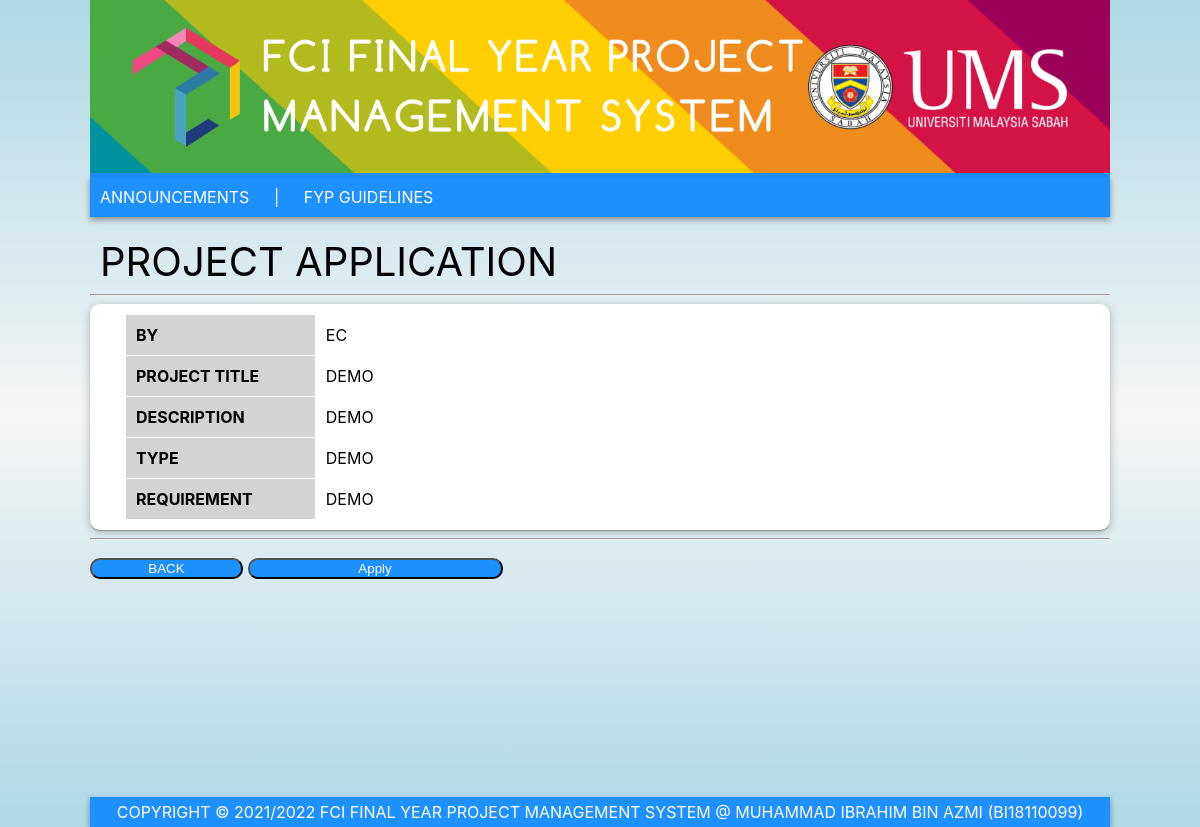
Screenshot of /view_project.php?id=3 with the database file from the repository.
### tables this page shows
CREATE TABLE `lecturer` (
  `id` int(11) NOT NULL,
  `lectID` varchar(50) NOT NULL,
  `programme` varchar(5) DEFAULT NULL,
  `lectName` varchar(100) DEFAULT NULL,
  `lectEmail` varchar(100) DEFAULT NULL,
  `lectPhone` varchar(100) DEFAULT NULL,
  `workload` int(20) DEFAULT 5,
  `workload_status` varchar(20) NOT NULL DEFAULT 'Ongoing',
  `code` mediumint(50) NOT NULL DEFAULT 0
);

CREATE TABLE `svproject` (
  `id` int(11) NOT NULL,
  `title` varchar(200) DEFAULT NULL,
  `description` varchar(500) DEFAULT NULL,
  `type` varchar(50) DEFAULT NULL,
  `requirement` varchar(500) DEFAULT NULL,
  `svid` varchar(25) DEFAULT NULL,
  `stud1` varchar(20) DEFAULT NULL,
  `stud2` varchar(20) DEFAULT NULL,
  `stud3` varchar(20) DEFAULT NULL,
  `status` varchar(15) NOT NULL DEFAULT 'Pending',
  `total_applicant` int(10) DEFAULT NULL
);

CREATE TABLE `footer` (
  `id` int(11) NOT NULL,
  `disclaimer` varchar(20) DEFAULT NULL,
  `year` varchar(20) NOT NULL,
  `title` varchar(100) DEFAULT NULL,
  `byWho` varchar(100) DEFAULT NULL
);

### view_project.php (the view, shortened to what this page needs)
<?php include_once 'includes/config.php';
$PostID = isset($_GET['id']) ? (int) $_GET['id'] : 0;
$project = null;
if ($PostID > 0) {
	$projRes = mysqli_query($conn, 'SELECT * FROM svproject WHERE id = ' . $PostID);
	if ($projRes) {
		$project = mysqli_fetch_assoc($projRes);
	}
}
?>
<!DOCTYPE html>
<html lang="en">
<head>
</head>
<body>
	<?php include_once 'includes/header.php' ?>
	<div class="main">
		<label>Project Application</label>
		<hr>
		<?php if (!$project) { ?>
		<p>Project not found.</p>
		<button type="button" onclick="window.location.href='Index.php'">BACK</button>
		<?php } else { ?>
		<?php
			$lectid = $project['svid'];
			$lect_esc = mysqli_real_escape_string($conn, (string) $lectid);
			$check = mysqli_query($conn, "SELECT lectName FROM lecturer WHERE lectID = '{$lect_esc}' LIMIT 1");
			$d = mysqli_fetch_assoc($check);
		?>
		<div class="viewP">
			<table>
				<tr>
					<th>By</th>
					<td><?php echo htmlspecialchars($d['lectName'], ENT_QUOTES, 'UTF-8'); ?></td>
				</tr>
				<tr>
					<th>Project Title</th>
					<td><?php echo htmlspecialchars((string) $project['title'], ENT_QUOTES, 'UTF-8'); ?></td>
				</tr>
				<tr>
					<th>Description</th>
					<td><?php echo nl2br(htmlspecialchars((string) $project['description'], ENT_QUOTES, 'UTF-8')); ?></td>
				</tr>
				<tr>
					<th>Type</th>
					<td><?php echo nl2br(htmlspecialchars((string) $project['type'], ENT_QUOTES, 'UTF-8')); ?></td>
				</tr>
				<tr>
					<th>Requirement</th>
					<td><?php echo nl2br(htmlspecialchars((string) $project['requirement'], ENT_QUOTES, 'UTF-8')); ?></td>
				</tr>
			</table>
		</div>
		<hr>
		<button type="button" onclick="window.location.href='Index.php'">BACK</button>
		<button type="button" class="open-button" onclick="openForm()">Apply</button>
		<?php } ?>
	</div>
	<?php include_once 'includes/footer.php' ?>
</body>
</html>

### includes/footer.php (shortened to what this page needs)
<?php
include_once 'config.php';
$sql = "SELECT * FROM footer";
$view = mysqli_query($conn,$sql);
while ($row = mysqli_fetch_assoc($view)){
?>
<footer>
	<?php echo
$row['disclaimer']." ".$row['year']." ".$row['title']." @ ".$row['byWho']	;
		;?>
</footer>
<?php } ?>
</body>
</html>

### css/style.css (style rules this page uses)
body { font-family: 'Inter'; max-width: 85%; margin: 0 auto; vertical-align: middle; background-color: white; font-size: 16px; text-transform: uppercase; background-image: linear-gradient(lightblue, whitesmoke, lightblue); }
footer { width: 100%%; height: auto; background-color: dodgerblue; margin-top: 10px; text-align: center; padding: 5px; color: white; box-shadow: rgba(0, 0, 0, 0.16) 0px 3px 6px, rgba(0, 0, 0, 0.23) 0px 3px 6px; }

### view_project.php (style rules this page uses)
.main { margin: 0 auto; min-height: 550px; width: 100%; margin-top: 20px; }
.main label { padding: 10px; font-size: 40px; }
.viewP { margin: 0 auto; width: auto; background-color: white; padding: 10px; border-radius: 10px; box-shadow: rgba(0, 0, 0, 0.25) 0px 0.0625em 0.0625em, rgba(0, 0, 0, 0.25) 0px 0.125em 0.5em, rgba(255, 255, 255, 0.1) 0px 0px 0px 1px inset; }
.viewP table, th, td, tr { border: 1px solid none; border-collapse: collapse; padding: 10px; margin: 0 auto; }
.viewP table { margin: 0 auto; width: 95%; }
.viewP th { width: 20%; vertical-align: text-top; text-align: left; background-color: lightgray; border: 1px solid white; margin: 5px; }
.viewP td { width: 80%; vertical-align: text-top; }
input, button { margin: 0 auto; }
button { margin: 10px auto; width: 15%; border-radius: 10px; background-color: dodgerblue; color: white; }
.open-button { margin: 0 auto; width: 25%; border-radius: 10px; background-color: dodgerblue; color: white; }

### rows the page displays
lecturer: lectName "EC"
svproject: title "DEMO", description "DEMO", type "DEMO", requirement "DEMO"
footer: disclaimer "COPYRIGHT ©", year "2021/2022", title "FCI FINAL YEAR PROJECT MANAGEMENT SYSTEM", byWho "MUHAMMAD IBRAHIM BIN AZMI (BI18110099)"
